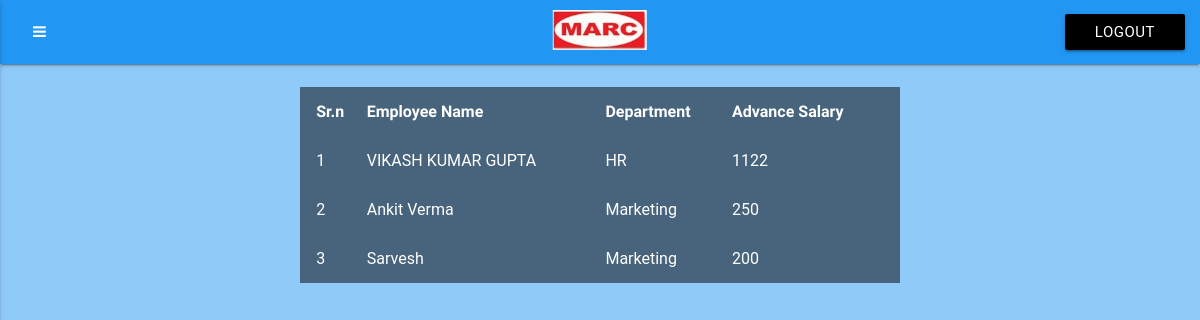
The app's page /viewadvance_salary.php (signed in) with its own data.
### tables this page shows
CREATE TABLE IF NOT EXISTS `tbl_employee` (
  `emp_id` int(11) NOT NULL AUTO_INCREMENT,
  `name` varchar(60) NOT NULL,
  `fname` varchar(60) NOT NULL,
  `gender` varchar(6) NOT NULL,
  `email` varchar(30) NOT NULL,
  `password` varchar(20) NOT NULL,
  `dob` varchar(10) NOT NULL,
  `dept_id` int(11) NOT NULL,
  `address` varchar(1000) NOT NULL,
  `mobile` varchar(15) NOT NULL,
  `pic` varchar(200) NOT NULL,
  `date` varchar(10) NOT NULL,
  `status` varchar(6) NOT NULL,
  PRIMARY KEY (`emp_id`)
);

CREATE TABLE IF NOT EXISTS `tbl_department` (
  `dept_id` int(11) NOT NULL AUTO_INCREMENT,
  `department` varchar(30) NOT NULL,
  `date` varchar(10) NOT NULL,
  PRIMARY KEY (`dept_id`)
);

### viewadvance_salary.php (the view, shortened to what this page needs)
<?php
include("headerside.php");
$res_adv=mysql_query("select sum(advance) as adv,emp_id,dept_id from tbl_advance group by emp_id");
?>
<div class="row"><br>
<div class="col s8 m6 offset-s2 offset-m3" style="background:rgba(0,0,0,0.5);">
<table class="white-text">
<tr>
<th>Sr.n</th>
<th>Employee Name</th>
<th>Department</th>
<th>Advance Salary</th>
</tr>
<?php
$i=1;
while($row_adv=mysql_fetch_array($res_adv))
{ $emp_id=$row_adv['emp_id'];
    $dept_id=$row_adv['dept_id'];
    ?>
<tr>
<td><?php echo $i; ?></td>
<td><?php
if($row_emp=mysql_fetch_array(mysql_query("select name from tbl_employee where emp_id='$emp_id'"))){
echo $row_emp['name']; } ?></td>
<td>
<?php
if($row_dept=mysql_fetch_array(mysql_query("select department from tbl_department where dept_id='$dept_id'")))
echo $row_dept['department']; ?></td>
<td><?php echo $row_adv['adv']; ?></td>
</tr>
<?php
$i++;
}
?>
</table>
</div></div>

### records on screen
tbl_employee: name "VIKASH KUMAR GUPTA"
tbl_department: department "HR"
tbl_employee: name "Ankit Verma"
tbl_department: department "Marketing"
tbl_employee: name "Sarvesh"

### other values on screen
$row_adv['adv'] "1122"
$row_adv['adv'] "250"
$row_adv['adv'] "200"
